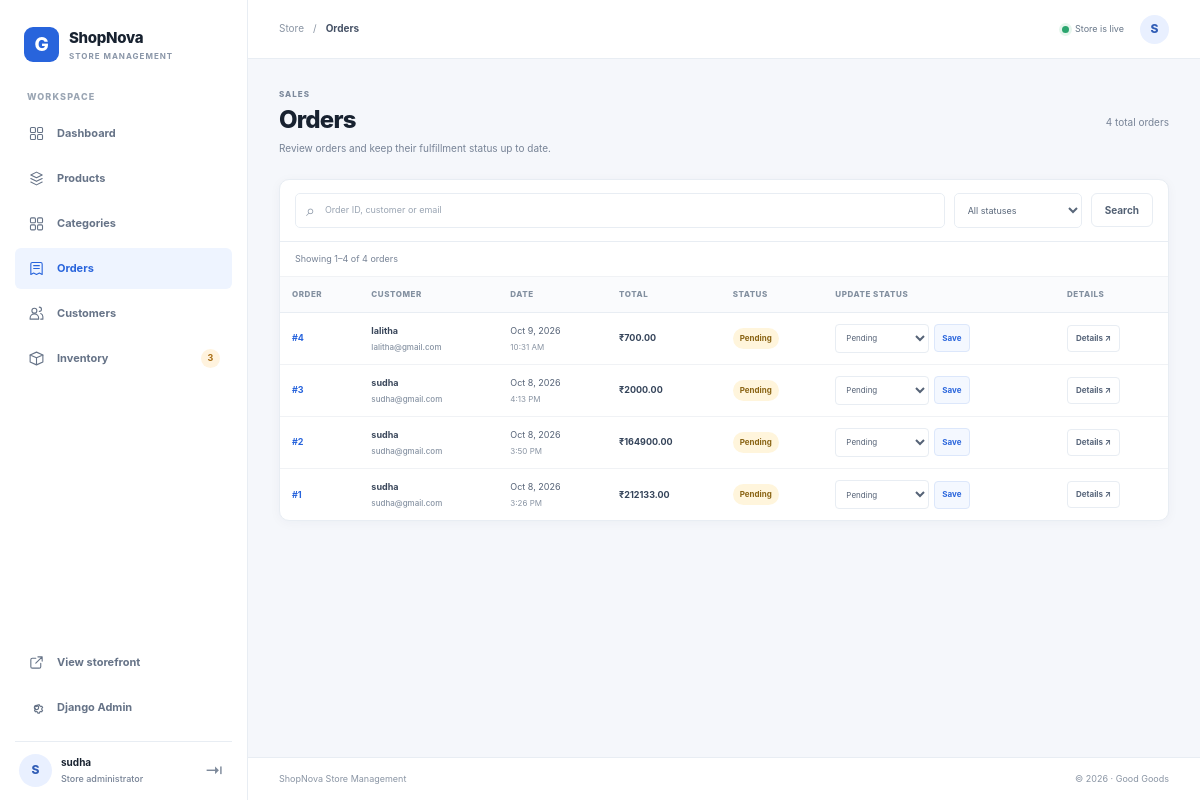
The page /gcommerce/orders/ (signed in) on the database its author committed.
### shop/models.py (models this page shows, shortened)
class Order(models.Model):
    class Status(models.TextChoices):
        PENDING = "pending", "Pending"
        CONFIRMED = "confirmed", "Confirmed"
        PROCESSING = "processing", "Processing"
        SHIPPED = "shipped", "Shipped"
        DELIVERED = "delivered", "Delivered"
        CANCELLED = "cancelled", "Cancelled"
    user = models.ForeignKey(
        settings.AUTH_USER_MODEL,
        related_name="orders",
        on_delete=models.PROTECT,
    )
    total = models.DecimalField(max_digits=12, decimal_places=2, default=0)
    status = models.CharField(max_length=20, choices=Status.choices, default=Status.PENDING)
    created_at = models.DateTimeField(auto_now_add=True)
    class Meta:
        ordering = ["-created_at", "-id"]

### shop/dashboard_views.py (the view)
# urls.py: path("orders/", dashboard_views.order_list, name="orders"),
@staff_member_required
def order_list(request):
    orders = Order.objects.select_related("user").all()
    query = request.GET.get("q", "").strip()
    status = request.GET.get("status", "")
    if query:
        order_query = Q(user__username__icontains=query) | Q(user__email__icontains=query)
        if query.isdigit():
            order_query |= Q(pk=int(query))
        orders = orders.filter(order_query)
    if status in Order.Status.values:
        orders = orders.filter(status=status)
    return render(
        request,
        "dashboard/orders.html",
        _management_context(
            request,
            "orders",
            "Orders",
            page_obj=_paginate(request, orders),
            query=query,
            selected_status=status,
            statuses=Order.Status.choices,
        ),
    )

### shop/context_processors.py (called while the page is built)
def cart_summary(request):
    cart = request.session.get("cart", {})
    count = 0
    if isinstance(cart, dict):
        for quantity in cart.values():
            try:
                count += max(0, int(quantity))
            except (TypeError, ValueError):
                continue
    return {"cart_item_count": count}

### shop/dashboard_views.py (called while the page is built)
def _paginate(request, queryset):
    paginator = Paginator(queryset, PAGE_SIZE)
    return paginator.get_page(request.GET.get("page"))

def _management_context(request, active, page_title, **kwargs):
    return {
        "active_nav": active,
        "page_title": page_title,
        "low_stock_nav_count": Product.objects.filter(stock__lte=LOW_STOCK_THRESHOLD).count(),
        **kwargs,
    }

### templates/dashboard/orders.html (shortened to what this page needs)
{% extends "dashboard/base.html" %}
{% block dashboard_content %}
<section class="page-heading">
  <div><span class="page-kicker">SALES</span><h1>Orders</h1><p>Review orders and keep their fulfillment status up to date.</p></div>
  <span class="heading-count-label">{{ page_obj.paginator.count }} total order{{ page_obj.paginator.count|pluralize }}</span>
</section>
<section class="panel">
  <form class="table-toolbar" method="get">
    <label class="dashboard-search"><span class="sr-only">Search orders</span><span aria-hidden="true">⌕</span><input type="search" name="q" value="{{ query }}" placeholder="Order ID, customer or email"></label>
    <label class="filter-select"><select name="status" onchange="this.form.submit()"><option value="">All statuses</option></select></label>
    <button class="button button-secondary button-compact" type="submit">Search</button>
  </form>
  <div class="table-caption">Showing {{ page_obj.start_index }}–{{ page_obj.end_index }} of {{ page_obj.paginator.count }} order{{ page_obj.paginator.count|pluralize }}</div>
  <div class="table-scroll"><table class="data-table order-management-table">
    <thead><tr><th>Order</th><th>Customer</th><th>Date</th><th>Total</th><th>Status</th><th>Update status</th><th>Details</th></tr></thead>
    <tbody>{% for order in page_obj %}
      <tr>
        <td><a class="table-primary-link" href="{% url 'admin:shop_order_change' order.pk %}">#{{ order.pk }}</a></td>
        <td><span class="customer-cell-name">{{ order.user.get_full_name|default:order.user.username }}<small>{{ order.user.email|default:"No email" }}</small></span></td>
        <td>{{ order.created_at|date:"M j, Y" }}<small class="table-subtext">{{ order.created_at|date:"g:i A" }}</small></td>
        <td class="table-amount">₹{{ order.total|floatformat:2 }}</td>
        <td><span class="status-badge status-{{ order.status }}">{{ order.get_status_display }}</span></td>
        <td><form class="inline-status-form" method="post" action="{% url 'dashboard:order_status' order.pk %}">{% csrf_token %}<input type="hidden" name="next" value="{{ request.get_full_path }}"><label class="sr-only" for="status-{{ order.pk }}">Status for order {{ order.pk }}</label><select id="status-{{ order.pk }}" name="status">{% for value, label in statuses %}<option value="{{ value }}" {% if order.status == value %}selected{% endif %}>{{ label }}</option>{% endfor %}</select><button class="icon-submit" type="submit" aria-label="Save status for order {{ order.pk }}">Save</button></form></td>
        <td><a class="action-button" href="{% url 'admin:shop_order_change' order.pk %}">Details ↗</a></td>
      </tr>
    {% empty %}<tr><td colspan="7"><div class="table-empty">No orders match those filters.</div></td></tr>{% endfor %}</tbody>
  </table></div>
</section>
{% endblock %}

### templates/dashboard/base.html (shortened to what this page needs)
{% load static %}
<!doctype html>
<html lang="en">
<head>
  <link rel="stylesheet" href="{% static 'css/dashboard.css' %}">
</head>
<body class="dashboard-body">
  <div class="dashboard-shell">
    <aside class="sidebar" id="dashboard-sidebar">
      <a class="dashboard-brand" href="{% url 'dashboard:home' %}"><span class="dashboard-brand-icon">G</span><span>ShopNova<small>STORE MANAGEMENT</small></span></a>
      <div class="sidebar-label">WORKSPACE</div>
      <nav class="sidebar-nav" aria-label="Dashboard">
        <a class="sidebar-link {% if active_nav == 'dashboard' %}is-active{% endif %}" href="{% url 'dashboard:home' %}"><span class="nav-icon"><svg viewBox="0 0 24 24"><rect x="3.5" y="3.5" width="7" height="7" rx="1.5"></rect><rect x="13.5" y="3.5" width="7" height="7" rx="1.5"></rect><rect x="3.5" y="13.5" width="7" height="7" rx="1.5"></rect><rect x="13.5" y="13.5" width="7" height="7" rx="1.5"></rect></svg></span>Dashboard</a>
        <a class="sidebar-link {% if active_nav == 'products' %}is-active{% endif %}" href="{% url 'dashboard:products' %}"><span class="nav-icon"><svg viewBox="0 0 24 24"><path d="m4 7 8-4 8 4-8 4-8-4Z"></path><path d="m4 12 8 4 8-4"></path><path d="m4 17 8 4 8-4"></path></svg></span>Products</a>
        <a class="sidebar-link {% if active_nav == 'categories' %}is-active{% endif %}" href="{% url 'dashboard:categories' %}"><span class="nav-icon"><svg viewBox="0 0 24 24"><rect x="3.5" y="4" width="7" height="7" rx="1.5"></rect><rect x="13.5" y="4" width="7" height="7" rx="1.5"></rect><rect x="3.5" y="14" width="7" height="7" rx="1.5"></rect><rect x="13.5" y="14" width="7" height="7" rx="1.5"></rect></svg></span>Categories</a>
        <a class="sidebar-link {% if active_nav == 'orders' %}is-active{% endif %}" href="{% url 'dashboard:orders' %}"><span class="nav-icon"><svg viewBox="0 0 24 24"><path d="M6 3.5h12a2 2 0 0 1 2 2v15l-4-2-4 2-4-2-4 2v-15a2 2 0 0 1 2-2Z"></path><path d="M8 8h8M8 12h8"></path></svg></span>Orders</a>
        <a class="sidebar-link {% if active_nav == 'customers' %}is-active{% endif %}" href="{% url 'dashboard:customers' %}"><span class="nav-icon"><svg viewBox="0 0 24 24"><circle cx="9" cy="8" r="3.5"></circle><path d="M3 20v-1.5a6 6 0 0 1 12 0V20H3Zm13-11a3 3 0 1 0 0-6m2 9a5 5 0 0 1 3 4.5V20h-3"></path></svg></span>Customers</a>
        <a class="sidebar-link {% if active_nav == 'inventory' %}is-active{% endif %}" href="{% url 'dashboard:inventory' %}"><span class="nav-icon"><svg viewBox="0 0 24 24"><path d="m3 7 9-4 9 4-9 4-9-4Z"></path><path d="M3 7v10l9 4 9-4V7M12 11v10"></path></svg></span>Inventory <span class="sidebar-count">{{ low_stock_nav_count|default:"" }}</span></a>
      </nav>
      <div class="sidebar-bottom">
        <a class="sidebar-link" href="{% url 'home' %}"><span class="nav-icon"><svg viewBox="0 0 24 24"><path d="M14 4h6v6M20 4l-9 9"></path><path d="M18 13v5a2 2 0 0 1-2 2H6a2 2 0 0 1-2-2V8a2 2 0 0 1 2-2h5"></path></svg></span>View storefront</a>
        <a class="sidebar-link" href="{% url 'admin:index' %}"><span class="nav-icon"></span>Django Admin</a>
        <div class="sidebar-account">
          <span class="account-avatar">{{ request.user.username|first|upper }}</span>
          <span class="account-name">{{ request.user.get_full_name|default:request.user.username }}<small>Store administrator</small></span>
          <form method="post" action="{% url 'logout' %}">{% csrf_token %}<button class="icon-logout" type="submit" aria-label="Log out">⇥</button></form>
        </div>
      </div>
    </aside>
    <div class="dashboard-main">
      <header class="dashboard-topbar">
        <div class="topbar-breadcrumb"><span>Store</span><span>/</span><strong>{{ page_title }}</strong></div>
        <div class="topbar-right"><span class="store-status"><i></i> Store is live</span><span class="topbar-avatar">{{ request.user.username|first|upper }}</span></div>
      </header>
      <main class="dashboard-content">
        {% block dashboard_content %}{% endblock %}
      </main>
      <footer class="dashboard-footer"><span>ShopNova Store Management</span><span>© {% now "Y" %} · Good Goods</span></footer>
    </div>
  </div>
</body>
</html>

### rows shown on the page
Order: pk "4", user.get_full_name "lalitha", user.email "lalitha@gmail.com", created_at "Oct 9, 2026", created_at "10:31 AM", total "700.00", status "Pending"
Order: pk "3", user.get_full_name "sudha", user.email "sudha@gmail.com", created_at "Oct 8, 2026", created_at "4:13 PM", total "2000.00", status "Pending"
Order: pk "2", user.get_full_name "sudha", user.email "sudha@gmail.com", created_at "Oct 8, 2026", created_at "3:50 PM", total "164900.00", status "Pending"
Order: pk "1", user.get_full_name "sudha", user.email "sudha@gmail.com", created_at "Oct 8, 2026", created_at "3:26 PM", total "212133.00", status "Pending"

### other values the page prints
{{ low_stock_nav_count|default:"" }} "3"
{{ request.user.username|first|upper }} "S"
{{ request.user.get_full_name|default:request.user.username }} "sudha"
{{ page_title }} "Orders"
{{ page_obj.paginator.count }} "4"
{{ page_obj.start_index }} "1"
{{ page_obj.end_index }} "4"
